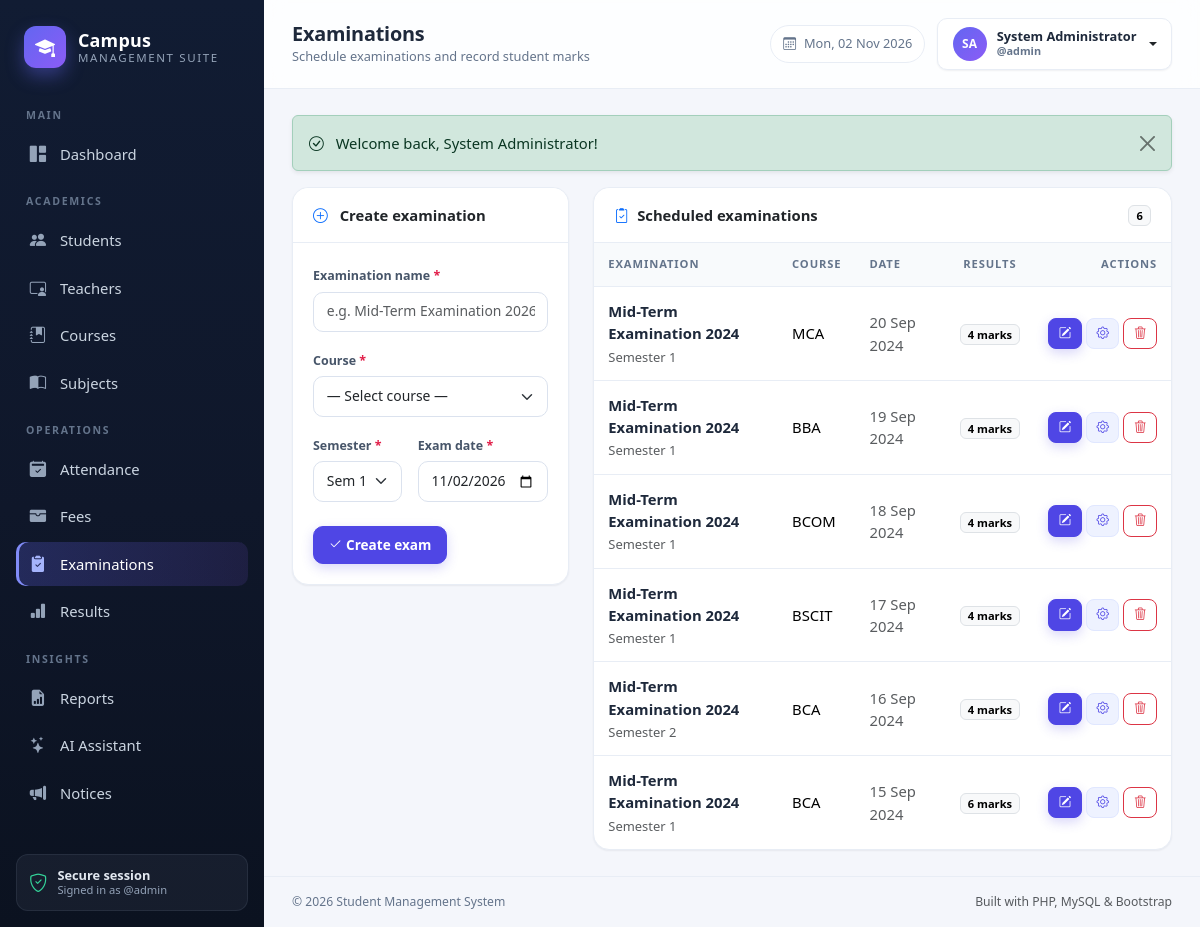
Screenshot of /admin/examinations/index.php (signed in) with the database file from the repository.
### tables this page shows
CREATE TABLE examinations (
    id INT UNSIGNED AUTO_INCREMENT PRIMARY KEY,
    name VARCHAR(120) NOT NULL,
    course_id INT UNSIGNED NOT NULL,
    semester TINYINT UNSIGNED NOT NULL,
    exam_date DATE NOT NULL,
    created_at TIMESTAMP DEFAULT CURRENT_TIMESTAMP,
    CONSTRAINT fk_exam_course FOREIGN KEY (course_id) REFERENCES courses(id) ON DELETE CASCADE
);

CREATE TABLE courses (
    id INT UNSIGNED AUTO_INCREMENT PRIMARY KEY,
    code VARCHAR(20) NOT NULL UNIQUE,
    name VARCHAR(120) NOT NULL,
    duration_years TINYINT UNSIGNED NOT NULL DEFAULT 3,
    total_fee DECIMAL(10,2) NOT NULL DEFAULT 0,
    description TEXT DEFAULT NULL,
    created_at TIMESTAMP DEFAULT CURRENT_TIMESTAMP
);

### includes/functions.php (called while the page is built, shortened)
<?php
function e($value): string
{
    return htmlspecialchars((string) $value, ENT_QUOTES | ENT_SUBSTITUTE, 'UTF-8');
}
function url(string $path = ''): string
{
    return BASE_URL . '/' . ltrim($path, '/');
}
function format_date(?string $date, string $format = 'd M Y'): string
{
    $ts = strtotime($date);
    return $ts ? date($format, $ts) : '—';
}
function selected($a, $b): string
{
    return (string) $a === (string) $b ? ' selected' : '';
}
function semesters(): array
{
    return range(1, 8);
}

### config/database.php (called while the page is built, shortened)
<?php
function db(): PDO
{
    static $pdo = null;
    if ($pdo instanceof PDO) {
        return $pdo;
    }
    $dsn = 'mysql:host=' . DB_HOST . ';dbname=' . DB_NAME . ';charset=' . DB_CHARSET;
    try {
        $pdo = new PDO($dsn, DB_USER, DB_PASS, [
            PDO::ATTR_ERRMODE            => PDO::ERRMODE_EXCEPTION,
            PDO::ATTR_DEFAULT_FETCH_MODE => PDO::FETCH_ASSOC,
            PDO::ATTR_EMULATE_PREPARES   => false,
        ]);
    } catch (PDOException $e) {
        http_response_code(500);
        $message = APP_DEBUG ? $e->getMessage() : 'Unable to connect to the database.';
        echo '<!DOCTYPE html><html><head><meta charset="utf-8"><title>Database Error</title>'
            . '<link href="https://cdn.jsdelivr.net/npm/bootstrap@5.3.3/dist/css/bootstrap.min.css" rel="stylesheet"></head>'
            . '<body class="bg-light"><div class="container py-5"><div class="alert alert-danger shadow-sm">'
            . '<h4 class="alert-heading">Database connection failed</h4>'
            . '<p class="mb-2">' . htmlspecialchars($message) . '</p>'
            . '<hr><p class="mb-0 small">Make sure MySQL is running in XAMPP and that '
            . '<code>database/student_management.sql</code> has been imported.</p>'
            . '</div></div></body></html>';
        exit;
    }
    return $pdo;
}

### admin/examinations/index.php (the view, shortened to what this page needs)
<?php
$editExam = null;
$formValues = [
    'id'        => $editExam['id'] ?? 0,
    'name'      => $editExam['name'] ?? '',
    'course_id' => $editExam['course_id'] ?? '',
    'semester'  => $editExam['semester'] ?? 1,
    'exam_date' => $editExam['exam_date'] ?? date('Y-m-d'),
];
$exams = db()->query(
    'SELECT e.*, c.name AS course_name, c.code AS course_code, COUNT(r.id) AS result_count
     FROM examinations e
     JOIN courses c ON c.id = e.course_id
     LEFT JOIN results r ON r.examination_id = e.id
     GROUP BY e.id
     ORDER BY e.exam_date DESC, e.id DESC'
)->fetchAll();
require dirname(__DIR__, 2) . '/includes/header.php';
?>
<div class="row g-4">
    <div class="col-lg-4">
        <div class="card">
            <div class="card-header">
                <i class="bi bi-<?= $formValues['id'] ? 'pencil-square' : 'plus-circle' ?> me-2 text-primary"></i>
                <?= $formValues['id'] ? 'Edit examination' : 'Create examination' ?>
            </div>
            <div class="card-body">
                <form method="post">
                    <div class="mb-3">
                        <label class="form-label required">Examination name</label>
                        <input class="form-control" name="name" value="<?= e($formValues['name']) ?>"
                               placeholder="e.g. Mid-Term Examination 2026" required>
                    </div>
                    <div class="mb-3">
                        <label class="form-label required">Course</label>
                        <select class="form-select" name="course_id" required>
                            <option value="">— Select course —</option>
                        </select>
                    </div>
                    <div class="row g-3">
                        <div class="col-5">
                            <label class="form-label required">Semester</label>
                            <select class="form-select" name="semester" required>
                                <?php foreach (semesters() as $semester): ?>
                                    <option value="<?= $semester ?>"<?= selected($formValues['semester'], $semester) ?>>Sem <?= $semester ?></option>
                                <?php endforeach; ?>
                            </select>
                        </div>
                        <div class="col-7">
                            <label class="form-label required">Exam date</label>
                            <input class="form-control" type="date" name="exam_date" value="<?= e($formValues['exam_date']) ?>" required>
                        </div>
                    </div>
                    <div class="d-flex gap-2 mt-4">
                        <button class="btn btn-primary" type="submit">
                            <i class="bi bi-check2 me-1"></i><?= $formValues['id'] ? 'Save changes' : 'Create exam' ?>
                        </button>
                    </div>
                </form>
            </div>
        </div>
    </div>
    <div class="col-lg-8">
        <div class="card table-card">
            <div class="card-header d-flex justify-content-between align-items-center">
                <span><i class="bi bi-clipboard2-check me-2 text-primary"></i>Scheduled examinations</span>
                <span class="badge text-bg-light border"><?= count($exams) ?></span>
            </div>
            <div class="table-responsive">
                <table class="table table-hover align-middle mb-0">
                    <thead>
                        <tr><th>Examination</th><th>Course</th><th>Date</th><th class="text-center">Results</th><th class="text-end">Actions</th></tr>
                    </thead>
                    <tbody>
                        <?php foreach ($exams as $exam): ?>
                            <tr>
                                <td>
                                    <div class="fw-semibold"><?= e($exam['name']) ?></div>
                                    <small class="text-muted">Semester <?= (int) $exam['semester'] ?></small>
                                </td>
                                <td><?= e($exam['course_code']) ?></td>
                                <td class="text-muted"><?= format_date($exam['exam_date']) ?></td>
                                <td class="text-center">
                                    <span class="badge text-bg-light border"><?= (int) $exam['result_count'] ?> marks</span>
                                </td>
                                <td class="text-end text-nowrap">
                                    <a class="btn btn-sm btn-primary" href="<?= e(url('admin/examinations/results.php?exam_id=' . $exam['id'])) ?>" title="Enter marks">
                                        <i class="bi bi-pencil-square"></i>
                                    </a>
                                    <a class="btn btn-sm btn-soft" href="<?= e(url('admin/examinations/index.php?edit=' . $exam['id'])) ?>" title="Edit">
                                        <i class="bi bi-gear"></i>
                                    </a>
                                    <form class="d-inline" method="post">
                                        <button class="btn btn-sm btn-outline-danger" type="submit"
                                                data-confirm="Delete <?= e($exam['name']) ?>? All marks recorded for it will be removed.">
                                            <i class="bi bi-trash3"></i>
                                        </button>
                                    </form>
                                </td>
                            </tr>
                        <?php endforeach; ?>
                    </tbody>
                </table>
            </div>
        </div>
    </div>
</div>
<?php require dirname(__DIR__, 2) . '/includes/footer.php'; ?>

### assets/css/style.css (style rules this page uses)
:root { --brand: #4f46e5; --brand-dark: #4338ca; --brand-soft: #eef2ff; --sidebar-bg: #0f172a; --sidebar-muted: #94a3b8; --body-bg: #f4f6fb; --surface: #ffffff; --text: #1e293b; --muted: #64748b; --line: #e8edf5; --radius: 16px; --shadow-sm: 0 1px 2px rgba(15, 23, 42, .06); --shadow: 0 10px 30px rgba(15, 23, 42, .07); --sidebar-w: 264px; }
* { box-sizing: border-box; }
body { margin: 0; background: var(--body-bg); color: var(--text); font-family: "Segoe UI", system-ui, -apple-system, "Helvetica Neue", Arial, sans-serif; font-size: .925rem; -webkit-font-smoothing: antialiased; }
a { text-decoration: none; }
.card { border: 1px solid var(--line); border-radius: var(--radius); box-shadow: var(--shadow-sm); }
.card-header { background: #fff; border-bottom: 1px solid var(--line); border-radius: var(--radius) var(--radius) 0 0 !important; padding: 16px 20px; font-weight: 600; }
.card-body { padding: 20px; }
.table { --bs-table-bg: transparent; margin-bottom: 0; }
.table > :not(caption) > * > * { padding: 13px 14px; border-bottom-color: var(--line); vertical-align: middle; }
.table thead th { font-size: .7rem; text-transform: uppercase; letter-spacing: .08em; color: var(--muted); font-weight: 700; background: #f8fafc; border-bottom: 1px solid var(--line) !important; white-space: nowrap; }
.table tbody tr:last-child td { border-bottom: 0; }
.table td .fw-semibold { color: var(--text); }
.table-card { overflow: hidden; }
.table-responsive { border-radius: 0 0 var(--radius) var(--radius); }
.btn { border-radius: 10px; font-weight: 600; font-size: .85rem; padding: .5rem .9rem; }
.btn-primary { background: var(--brand); border-color: var(--brand); box-shadow: 0 4px 12px rgba(79, 70, 229, .22); }
.btn-soft { background: var(--brand-soft); color: var(--brand); border: 1px solid #e0e7ff; }
.btn-sm { padding: .34rem .6rem; font-size: .78rem; border-radius: 8px; }
.form-label { font-size: .78rem; font-weight: 600; color: #475569; margin-bottom: .35rem; }
.form-control, .form-select { border-radius: 10px; border-color: #dbe2ee; padding: .55rem .8rem; font-size: .87rem; }
.required::after { content: " *"; color: #e11d48; }

### rows the page displays
examinations: name "Mid-Term Examination 2024", semester "1", course.code "MCA", exam_date "20 Sep 2024", result_count "4"
examinations: name "Mid-Term Examination 2024", semester "1", course.code "BBA", exam_date "19 Sep 2024", result_count "4"
examinations: name "Mid-Term Examination 2024", semester "1", course.code "BCOM", exam_date "18 Sep 2024", result_count "4"
examinations: name "Mid-Term Examination 2024", semester "1", course.code "BSCIT", exam_date "17 Sep 2024", result_count "4"
examinations: name "Mid-Term Examination 2024", semester "2", course.code "BCA", exam_date "16 Sep 2024", result_count "4"
examinations: name "Mid-Term Examination 2024", semester "1", course.code "BCA", exam_date "15 Sep 2024", result_count "6"

### other values shown
$group "MAIN"
$item['label'] "Dashboard"
$group "ACADEMICS"
$item['label'] "Students"
$item['label'] "Teachers"
$item['label'] "Courses"
$item['label'] "Subjects"
$group "OPERATIONS"
$item['label'] "Attendance"
$item['label'] "Fees"
$item['label'] "Examinations"
$item['label'] "Results"
$group "INSIGHTS"
$item['label'] "Reports"
$item['label'] "AI Assistant"
